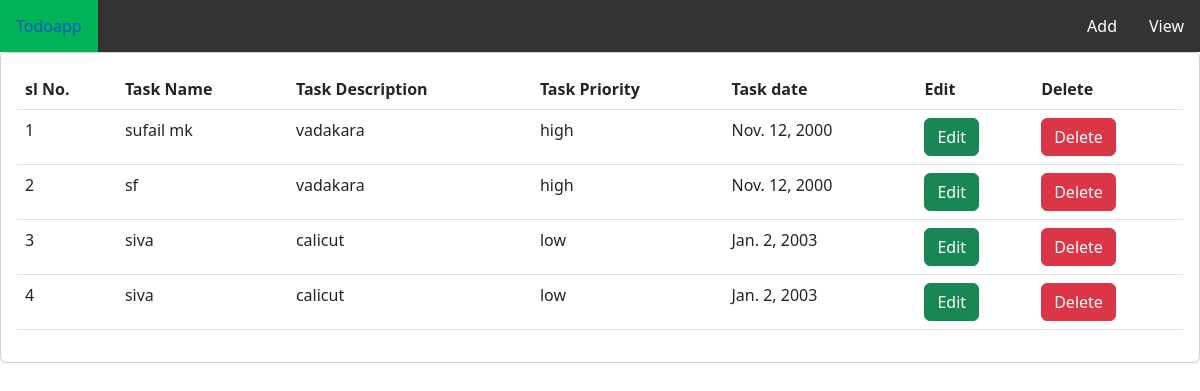
/view, run on the app's committed database.
### app/models.py (models this page shows)
class Mod(models.Model):
    name = models.CharField(max_length=25, null=True)
    description = models.CharField(max_length=25, null=True)
    priority = models.CharField(max_length=6,choices=choose, null=True)
    date = models.DateField()

### app/views.py (the view)
# urls.py: path('view',views.view,name='view'),
def view(request):
    data = Mod.objects.all()
    return render(request,'view.html', {'data': data})

### template/view.html (shortened to what this page needs)
{% extends 'home.html' %}
{% load crispy_forms_tags %}
{% block content %}
<div class="card">
    <div class="card-body">
        <table class="table">
            <thead>
            <th>sl No.</th>
            <th>Task Name</th>
            <th>Task Description</th>
            <th>Task Priority</th>
            <th>Task date</th>
            <th>Edit</th>
            <th>Delete</th>
            </thead>
            {% for i in data %}
            <tbody>
            <td>{{forloop.counter}}</td>
            <td>{{i.name}}</td>
            <td>{{i.description}}</td>
            <td>{{i.priority}}</td>
            <td>{{i.date}}</td>
            <td><a class="btn btn-success" href="{% url 'edit' i.id %}">Edit</a></td>
            <td>
                <form action="{% url 'delete' i.id %}" method="post">
                    <button type="submit" class="btn btn-danger">Delete</button>
                </form>
            </td>
            </tbody>
            {% endfor %}
        </table>
    </div>
</div>
{% endblock %}

### template/home.html (shortened to what this page needs)
<!DOCTYPE html>
{% load static %}
<html lang="en">
<head>
    <link href="https://cdn.jsdelivr.net/npm/bootstrap@5.2.0/dist/css/bootstrap.min.css" rel="stylesheet">
</head>
<body>
<ul>
    <li><a href="home">Todoapp</a></li>
    <li class="add"><a href="{% url 'view' %}">View</a></li>
    <li class="add"><a href="{% url 'add' %}">Add</a></li>
</ul>
{% block content %}{% endblock %}
</body>
</html>

### template/home.html (style rules this page uses)
.add { float: right; }
ul { list-style-type: none; margin:0 ; padding:0 ; overflow: hidden; background-color: #333; }
li { float: left; }
li a { display: block; color: white; text-align:center; padding: 14px 16px; text-decoration: none; }

### data on the page
Mod: name "sufail mk", description "vadakara", priority "high", date "Nov. 12, 2000"
Mod: name "sf", description "vadakara", priority "high", date "Nov. 12, 2000"
Mod: name "siva", description "calicut", priority "low", date "Jan. 2, 2003"
Mod: name "siva", description "calicut", priority "low", date "Jan. 2, 2003"
